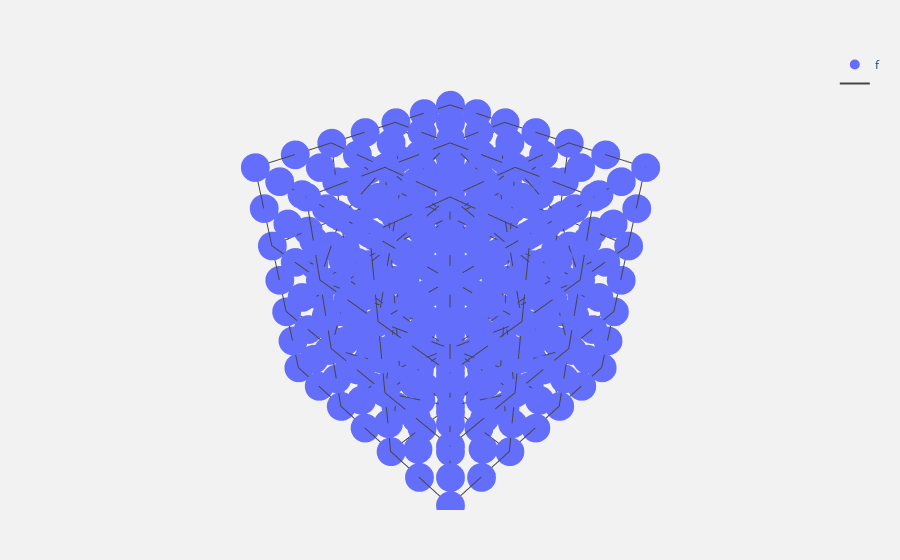
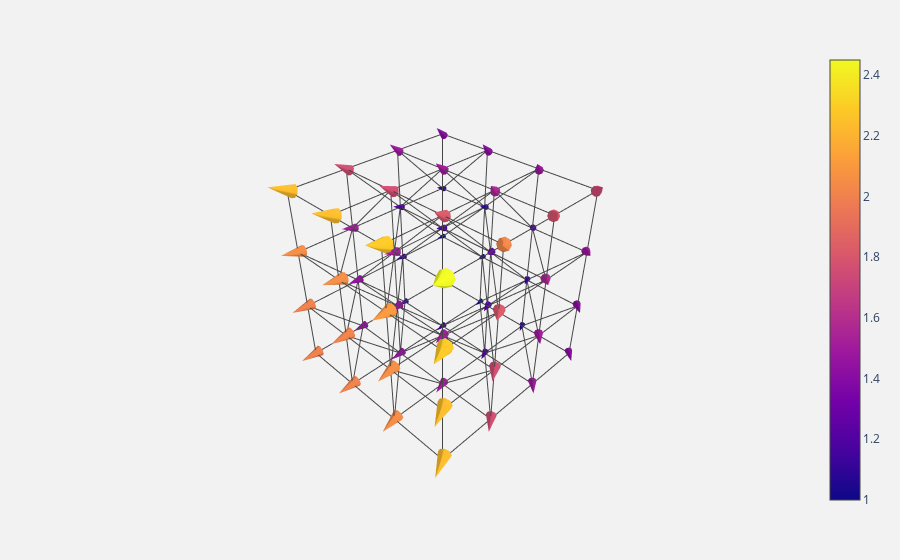

Notebook code for these charts, in order:
### Code cell
for degree in [1, 2]:
    V = df.VectorFunctionSpace(mesh, "CG",  2)
    u = df.Function(V)
    u.interpolate(df.Expression(("1 + x[0]*x[0]", "x[1]*x[1]", "x[2]*x[2]") , degree=1))
    plot(V)
    plot(u, size=1)
    plot(u, normalize=True, size=1)
    plot(u, norm=True, size=1)

### Figure 1 — Plotly figure (JSON) as saved in the notebook; plotly's stock layout.template omitted (floating-point values rounded to 4 significant figures; data arrays with more than 128 entries replaced by an {"elided": "..."} marker saying what was removed)
{"data": [{"marker": {"size": 10}, "mode": "markers", "name": "f", "type": "scatter3d", "uid": "a4b170f2-e0ec-4e0a-9909-fc694a46c20e", "x": {"elided": "1029 float values"}, "y": {"elided": "1029 float values"}, "z": {"elided": "1029 float values"}}, {"hoverinfo": "none", "line": {"color": "rgb(70,70,70)", "width": 2}, "mode": "lines", "name": "", "type": "scatter3d", "uid": "10704a53-8727-4101-8d73-852d79ae99b7", "x": {"elided": "810 float values"}, "y": {"elided": "810 float values"}, "z": {"elided": "810 float values"}}], "layout": {"hovermode": "closest", "margin": {"b": 50, "l": 80, "r": 80, "t": 50}, "paper_bgcolor": "rgb(242, 242, 242)", "scene": {"aspectmode": "data", "xaxis": {"visible": false}, "yaxis": {"visible": false}, "zaxis": {"visible": false}}}}

### Figure 2 — Plotly figure (JSON) as saved in the notebook; plotly's stock layout.template omitted (floating-point values rounded to 4 significant figures; data arrays with more than 128 entries replaced by an {"elided": "..."} marker saying what was removed)
{"data": [{"showscale": true, "sizemode": "absolute", "sizeref": 1, "type": "cone", "u": [1, 1.111, 1.444, 2, 1, 1.111, 1.444, 2, 1, 1.111, 1.444, 2, 1, 1.111, 1.444, 2, 1, 1.111, 1.444, 2, 1, 1.111, 1.444, 2, 1, 1.111, 1.444, 2, 1, 1.111, 1.444, 2, 1, 1.111, 1.444, 2, 1, 1.111, 1.444, 2, 1, 1.111, 1.444, 2, 1, 1.111, 1.444, 2, 1, 1.111, 1.444, 2, 1, 1.111, 1.444, 2, 1, 1.111, 1.444, 2, 1, 1.111, 1.444, 2], "uid": "f4477e41-5b7d-4406-aa50-8751d891b1e0", "v": [0, 0, 0, 0, 0.1111, 0.1111, 0.1111, 0.1111, 0.4444, 0.4444, 0.4444, 0.4444, 1, 1, 1, 1, 0, 0, 0, 0, 0.1111, 0.1111, 0.1111, 0.1111, 0.4444, 0.4444, 0.4444, 0.4444, 1, 1, 1, 1, 0, 0, 0, 0, 0.1111, 0.1111, 0.1111, 0.1111, 0.4444, 0.4444, 0.4444, 0.4444, 1, 1, 1, 1, 0, 0, 0, 0, 0.1111, 0.1111, 0.1111, 0.1111, 0.4444, 0.4444, 0.4444, 0.4444, 1, 1, 1, 1], "w": [0, 0, 0, 0, 0, 0, 0, 0, 0, 0, 0, 0, 0, 0, 0, 0, 0.1111, 0.1111, 0.1111, 0.1111, 0.1111, 0.1111, 0.1111, 0.1111, 0.1111, 0.1111, 0.1111, 0.1111, 0.1111, 0.1111, 0.1111, 0.1111, 0.4444, 0.4444, 0.4444, 0.4444, 0.4444, 0.4444, 0.4444, 0.4444, 0.4444, 0.4444, 0.4444, 0.4444, 0.4444, 0.4444, 0.4444, 0.4444, 1, 1, 1, 1, 1, 1, 1, 1, 1, 1, 1, 1, 1, 1, 1, 1], "x": [0, 0.3333, 0.6667, 1, 0, 0.3333, 0.6667, 1, 0, 0.3333, 0.6667, 1, 0, 0.3333, 0.6667, 1, 0, 0.3333, 0.6667, 1, 0, 0.3333, 0.6667, 1, 0, 0.3333, 0.6667, 1, 0, 0.3333, 0.6667, 1, 0, 0.3333, 0.6667, 1, 0, 0.3333, 0.6667, 1, 0, 0.3333, 0.6667, 1, 0, 0.3333, 0.6667, 1, 0, 0.3333, 0.6667, 1, 0, 0.3333, 0.6667, 1, 0, 0.3333, 0.6667, 1, 0, 0.3333, 0.6667, 1], "y": [0, 0, 0, 0, 0.3333, 0.3333, 0.3333, 0.3333, 0.6667, 0.6667, 0.6667, 0.6667, 1, 1, 1, 1, 0, 0, 0, 0, 0.3333, 0.3333, 0.3333, 0.3333, 0.6667, 0.6667, 0.6667, 0.6667, 1, 1, 1, 1, 0, 0, 0, 0, 0.3333, 0.3333, 0.3333, 0.3333, 0.6667, 0.6667, 0.6667, 0.6667, 1, 1, 1, 1, 0, 0, 0, 0, 0.3333, 0.3333, 0.3333, 0.3333, 0.6667, 0.6667, 0.6667, 0.6667, 1, 1, 1, 1], "z": [0, 0, 0, 0, 0, 0, 0, 0, 0, 0, 0, 0, 0, 0, 0, 0, 0.3333, 0.3333, 0.3333, 0.3333, 0.3333, 0.3333, 0.3333, 0.3333, 0.3333, 0.3333, 0.3333, 0.3333, 0.3333, 0.3333, 0.3333, 0.3333, 0.6667, 0.6667, 0.6667, 0.6667, 0.6667, 0.6667, 0.6667, 0.6667, 0.6667, 0.6667, 0.6667, 0.6667, 0.6667, 0.6667, 0.6667, 0.6667, 1, 1, 1, 1, 1, 1, 1, 1, 1, 1, 1, 1, 1, 1, 1, 1]}, {"hoverinfo": "none", "line": {"color": "rgb(70,70,70)", "width": 2}, "mode": "lines", "name": "", "type": "scatter3d", "uid": "e6d6fbef-0434-4c29-b4f9-81b80c2023bf", "x": {"elided": "810 float values"}, "y": {"elided": "810 float values"}, "z": {"elided": "810 float values"}}], "layout": {"hovermode": "closest", "margin": {"b": 50, "l": 80, "r": 80, "t": 50}, "paper_bgcolor": "rgb(242, 242, 242)", "scene": {"aspectmode": "data", "xaxis": {"visible": false}, "yaxis": {"visible": false}, "zaxis": {"visible": false}}}}
